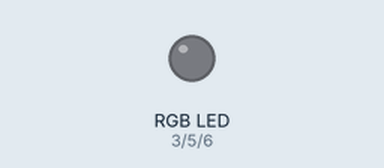
Bench run of a sketch on a simulated Arduino Uno, built with avr-gcc and run on an emulated ATmega328P. Parts: an RGB LED mixed from three pins (HIGH = lit).

Above: at 0.5 s.
At 3.5 s:
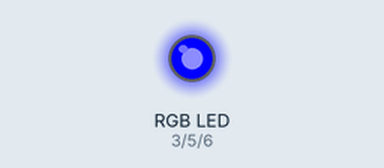
Timing chart, 0 to 7.8 s (numbered marks = the images above):
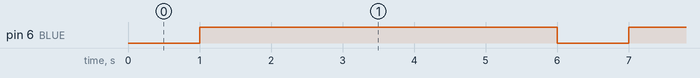

The sketch:

rgb_lead.ino
```cpp
// Define Pins
#define RED 3
#define GREEN 5
#define BLUE 6

#define delayTime 10 // fading time between colors


void setup()
{
pinMode(RED, OUTPUT);
pinMode(GREEN, OUTPUT);
pinMode(BLUE, OUTPUT);
digitalWrite(RED, HIGH);
digitalWrite(GREEN, HIGH);
digitalWrite(BLUE, HIGH);
}

// define variables
int redValue;
int greenValue;
int blueValue;


// main loop
void loop()
{
  analogWrite(RED, 0);
  analogWrite(GREEN, 0);
  analogWrite(BLUE, 0);
  delay(1000);

  analogWrite(RED, 0);
  analogWrite(GREEN, 0);
  analogWrite(BLUE, 255);
  delay(5000);
}
```

Measured:
- by itself, pin 6 (BLUE): alternates HIGH for 5.0 s and LOW for 1.0 s
